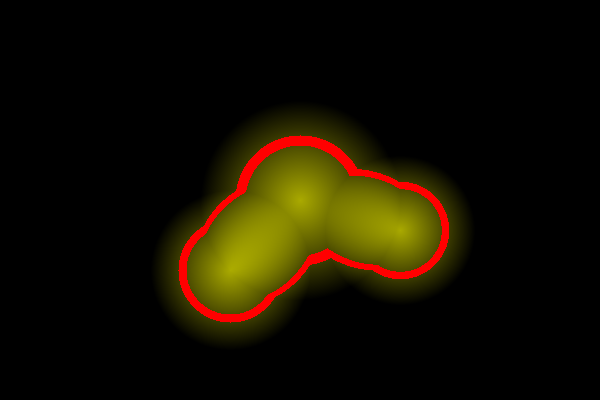
Frame 1 (no input)
Frame 60 (the mouse pressed at the canvas centre just before this capture): identical to frame 1, image omitted
Frame 120 (the mouse held since frame 60 and released just before this capture): identical to frame 1, image omitted

The Processing sketch that drew this single still picture (run headless with seeded random() and noise(); from frame 60 on, the mouse is pressed at the canvas centre):

// Processing sketch: blob8
// ── blob8.pde
PImage Img;
float [][] Temperature;

void setup() {
   size(600, 400);
   Img = createImage(width, height, RGB);
   Temperature = new float[height][width];

   Blob blob0 = new Blob(300, 200, 100);
   Blob blob1 = new Blob(400, 230, 75);
   Blob blob2 = new Blob(230, 270, 80);
  
   zeroTemperature();
   blob0.render();
   blob1.render();
   blob2.render();
   
   Img.loadPixels();
   buildImage();
   Img.updatePixels();
   image(Img, 0, 0);
}

void draw() {
}

void zeroTemperature() {
   for (int y=0; y<height; y++) {
      for (int x=0; x<width; x++) {
         Temperature[y][x] = 0;
      }
   }
}

void buildImage() {
   for (int y=0; y<height; y++) {
      for (int x=0; x<width; x++) {
         float midT = 0.4;
         float rangeT = 0.05;
         if (abs(Temperature[y][x] - midT) < rangeT) {
            Img.set(x, y, color(255, 0, 0));
         } else {
            float t = map(Temperature[y][x], 0, 1.5, 0, 255);
            Img.set(x, y, color(t, t, 0));
         }
      }
   }
}

class Blob {
   float cx, cy;   // blob center
   float r;        // blob radius

   Blob(float acx, float acy, float ar) {
      cx = acx;
      cy = acy;
      r = ar;
   }

   void render() {
      for (float y=cy-r; y<cy+r; y++) {
         for (float x=cx-r; x<cx+r; x++) {
            float d = dist(x, y, cx, cy);
            if (d > r) continue;
            float h = map(d, 0, r, 1, 0);
            Temperature[int(y)][int(x)] += h;
         }
      }
   }
}
